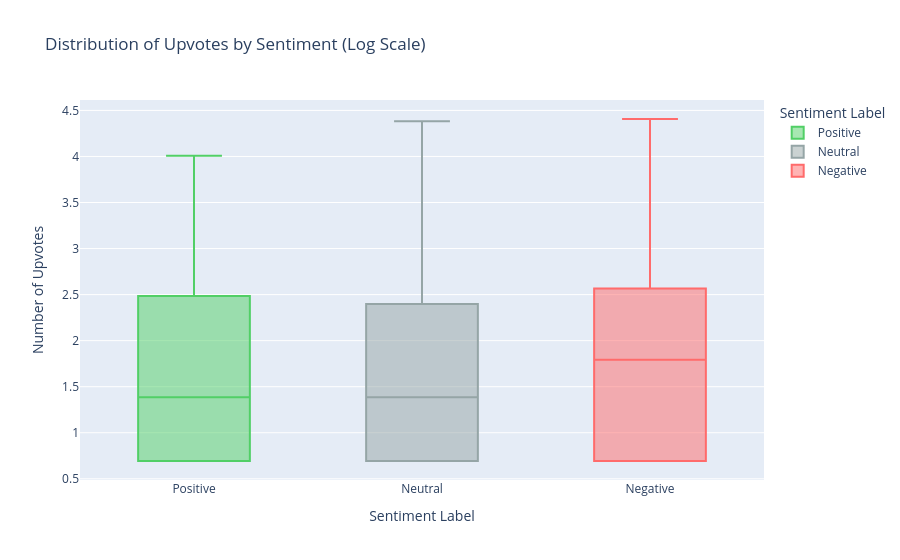

Notebook code cell kept with this figure:
### Markdown cell above
* We can see that for negative posts, "China", "Trump", "US" are the most common words, it is possible that these words have appeared significantly in negative posts due to the market volatility caused by the US-China confrontation and Trump's various policies in recent years.
* For neutral posts, "market", "price", "future" are the most common words, which are just common words in posts on the stock subreddit.
* For positive posts, "good", "technology", "star" are the most common words, in addition to general positive words, there are also some popular field words in recent years.

### Code cell
# Visualization 2: Boxplot of upvotes by sentiment category

# Remove outliers for better visualization
quantile_99 = data['upvotes'].quantile(0.99)
# Because over 50% of posts have 1 upvote, we filter out those with 1 or fewer upvotes
data_filtered = data[(data['upvotes'] > 1) & (data['upvotes'] < quantile_99)]

data_viz = data_filtered.copy()
data_viz['Sentiment'] = data_viz['label'].map({-1: 'Negative', 0: 'Neutral', 1: 'Positive'})
# Use log scale for upvotes to reduce skewness
data_viz['upvotes'] = [math.log(i) for i in data_viz['upvotes']]

# Draw boxplot
fig = px.box(data_viz,
             x='Sentiment',
             y='upvotes',
             color='Sentiment',
             title='Distribution of Upvotes by Sentiment (Log Scale)',
             labels={'upvotes': 'Number of Upvotes', 'Sentiment': 'Sentiment Label'},
             color_discrete_map={'Negative': '#ff6b6b', 'Neutral': '#95a5a6', 'Positive': '#51cf66'})
fig.show()

# Print summary statistics
print("----------------------------------------------------------------")
print("Upvotes Summary Statistics by Sentiment (Log Scale):")
print(data_viz.groupby('label')['upvotes'].describe())

### Figure 1 — Plotly figure (JSON) as saved in the notebook; plotly's stock layout.template omitted (floating-point values rounded to 4 significant figures; data arrays with more than 128 entries replaced by an {"elided": "..."} marker saying what was removed)
{"data": [{"alignmentgroup": "True", "hovertemplate": "Sentiment Label=%{x}<br>Number of Upvotes=%{y}<extra></extra>", "legendgroup": "Positive", "marker": {"color": "#51cf66"}, "name": "Positive", "notched": false, "offsetgroup": "Positive", "orientation": "v", "showlegend": true, "type": "box", "x": ["Positive", "Positive", "Positive", "Positive", "Positive", "Positive", "Positive", "Positive", "Positive", "Positive", "Positive", "Positive", "Positive", "Positive", "Positive", "Positive", "Positive", "Positive", "Positive", "Positive", "Positive", "Positive", "Positive", "Positive", "Positive", "Positive", "Positive", "Positive", "Positive", "Positive", "Positive", "Positive", "Positive", "Positive", "Positive", "Positive", "Positive", "Positive", "Positive", "Positive", "Positive", "Positive", "Positive", "Positive", "Positive", "Positive", "Positive"], "x0": " ", "xaxis": "x", "y": [3.401, 0.6931, 1.386, 0.6931, 1.792, 1.386, 3.434, 1.099, 2.197, 0.6931, 0.6931, 3.912, 1.099, 2.398, 3.091, 1.609, 3.871, 2.079, 0.6931, 1.099, 1.946, 2.197, 3.526, 2.773, 2.833, 2.303, 0.6931, 0.6931, 2.485, 0.6931, 0.6931, 1.386, 0.6931, 3.466, 1.099, 1.792, 3.584, 1.099, 0.6931, 1.099, 0.6931, 0.6931, 2.485, 4.007, 1.099, 0.6931, 2.485], "y0": " ", "yaxis": "y"}, {"alignmentgroup": "True", "hovertemplate": "Sentiment Label=%{x}<br>Number of Upvotes=%{y}<extra></extra>", "legendgroup": "Neutral", "marker": {"color": "#95a5a6"}, "name": "Neutral", "notched": false, "offsetgroup": "Neutral", "orientation": "v", "showlegend": true, "type": "box", "x": {"elided": "163 str values"}, "x0": " ", "xaxis": "x", "y": {"elided": "163 float values"}, "y0": " ", "yaxis": "y"}, {"alignmentgroup": "True", "hovertemplate": "Sentiment Label=%{x}<br>Number of Upvotes=%{y}<extra></extra>", "legendgroup": "Negative", "marker": {"color": "#ff6b6b"}, "name": "Negative", "notched": false, "offsetgroup": "Negative", "orientation": "v", "showlegend": true, "type": "box", "x": {"elided": "146 str values"}, "x0": " ", "xaxis": "x", "y": {"elided": "146 float values"}, "y0": " ", "yaxis": "y"}], "layout": {"boxmode": "overlay", "legend": {"title": {"text": "Sentiment Label"}, "tracegroupgap": 0}, "title": {"text": "Distribution of Upvotes by Sentiment (Log Scale)"}, "xaxis": {"anchor": "y", "categoryarray": ["Positive", "Neutral", "Negative"], "categoryorder": "array", "domain": [0, 1], "title": {"text": "Sentiment Label"}}, "yaxis": {"anchor": "x", "domain": [0, 1], "title": {"text": "Number of Upvotes"}}}}
